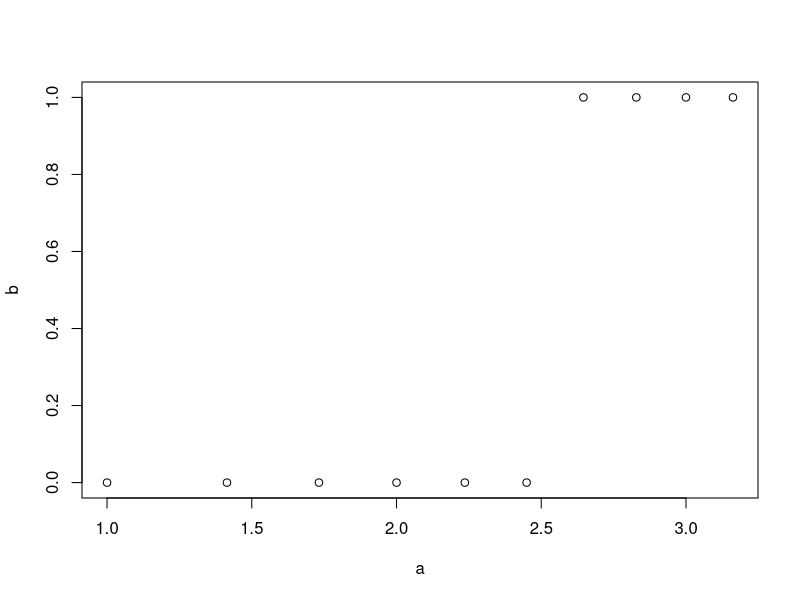

Reproduce this figure in R.
## ---- chunk 1
x <- 1:10
## ---- chunk 2
sum(x)
## ---- chunk 3
y <- x^2
## ---- chunk 4
z <- c(tail(x, 5), y[1:3])
## ---- chunk 5
max(z)
## ---- chunk 6
for (i in 1:10) {
  
  print(sqrt(i))

}
## ---- chunk 7

# Erstelle den Vektor a
a <- 0

for (i in 1:10) {
  
  # Füll an Stelle i mit der Wurzel von i
  a[i] <- (sqrt(i))
  
}
## ---- chunk 8

# Erstelle den Vektor a
b <- ifelse(a < 2.5, 0, 1)
## ---- chunk 9

# Erstelle den Vektor a
plot(a, b)
## ---- chunk 10
vname <- "Marianne"
## ---- chunk 11
nname <- "Musterfrau"
## ---- chunk 12
nchar(vname)
## ---- chunk 13
acro <- substr(vname, 1, 1)
## ---- chunk 14
nym <- substr(nname, nchar(nname) - 2, nchar(nname))
## ---- chunk 15
kuerzel <- paste0(acro, nym)
## ---- chunk 16
toupper(kuerzel)
## ---- chunk 17
iris <- iris
## ---- chunk 18
View(iris) # alternativ kannst du iris im Global enviroment anklicken
## ---- chunk 19
summary(iris)
## ---- chunk 20
setosa <- iris[iris$Species == "setosa",  ]
## ---- chunk 21
virginica <- iris[iris$Species == "virginica",  ]
## ---- chunk 22
combined <- rbind(setosa, virginica)
## ---- chunk 23
combined[54, 2] 
combined[107, 9] # out of range  


